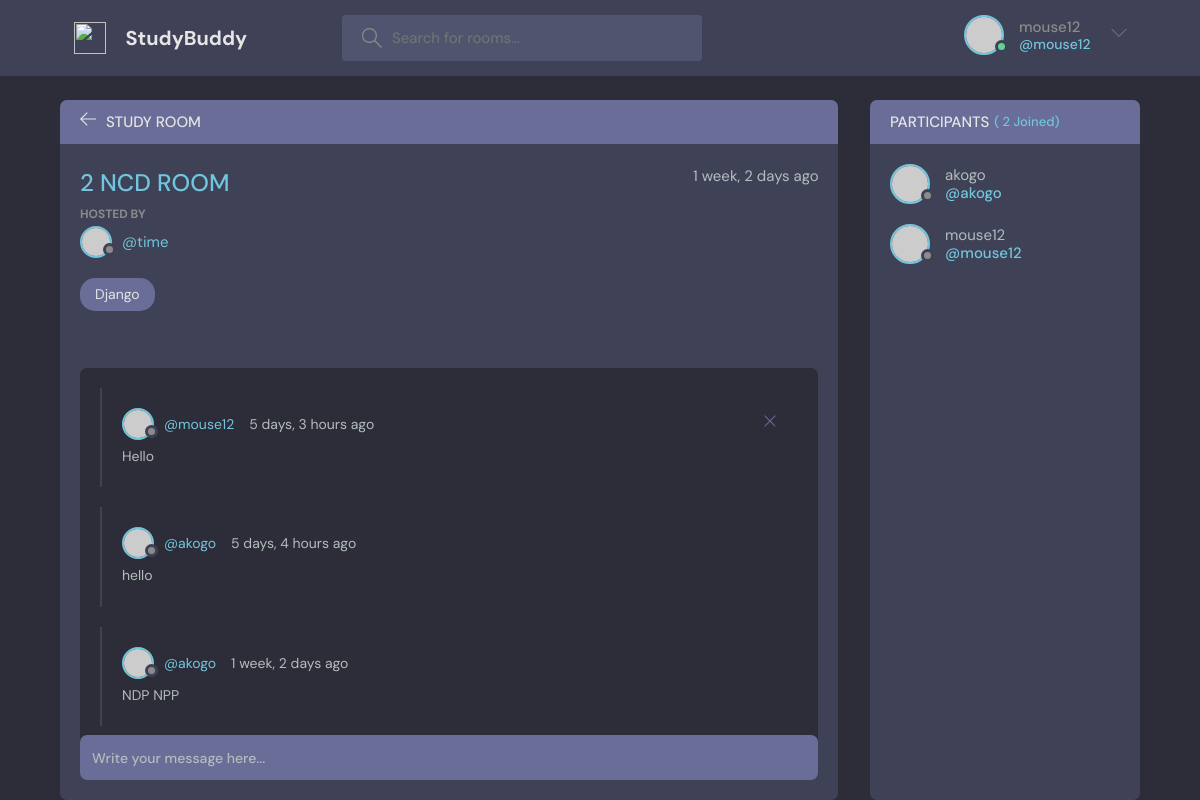
Screenshot of /room/10/ (signed in) with the database file from the repository.
### base/models.py (models this page shows, shortened)
class Room(models.Model):
    host =models.ForeignKey(User, on_delete=models.SET_NULL, null=True)
    topic = models.ForeignKey(Topic , on_delete=models.SET_NULL,null=True)
    name = models.CharField(max_length=50)
    description = models.TextField(null=True,blank=True)
    participants = models.ManyToManyField(User,related_name='participants',blank=True)
    updates = models.DateTimeField(auto_now=True) # every time we updates
    created = models.DateTimeField(auto_now_add=True) # save only once
    class Meta:
        ordering = ['-updates','-created']

class Topic(models.Model):
    name = models.CharField(max_length=100)
    def __str__(self):
        return self.name

class Message(models.Model):
    user = models.ForeignKey(User, on_delete=models.CASCADE)
    room = models.ForeignKey(Room,on_delete=models.CASCADE)
    body = models.TextField()
    updates = models.DateTimeField(auto_now=True) # every time we updates
    created = models.DateTimeField(auto_now_add=True) # save only once
    class Meta:
        ordering = ['-updates','-created']

### base/views.py (the view, shortened to what this page needs)
# urls.py: path("room/<str:pk>/", views.room, name="room"),
def room(request,pk):
    room = Room.objects.get(id =pk)
    room_messages = room.message_set.all().order_by('-created')
    participants = room.participants.all()
    context = {'room':room,'room_messages':room_messages,'participants':participants}
    return render(request, 'base/room.html',context)

### base/templates/base/room.html (shortened to what this page needs)
{% extends "main.html" %}
{% block content %}
    <main class="profile-page layout layout--2">
      <div class="container">
        <div class="room">
          <div class="room__top">
            <div class="room__topLeft">
              <a href="{{request.META.HTTP_REFERER}}">
                <svg version="1.1" xmlns="http://www.w3.org/2000/svg" width="32" height="32" viewBox="0 0 32 32">
                  <title>arrow-left</title>
                  <path
                    d="M13.723 2.286l-13.723 13.714 13.719 13.714 1.616-1.611-10.96-10.96h27.625v-2.286h-27.625l10.965-10.965-1.616-1.607z"
                  ></path>
                </svg>
              </a>
              <h3>Study Room</h3>
            </div>
          </div>
          <div class="room__box scroll">
            <div class="room__header scroll">
              <div class="room__info">
                <h3>{{room.name}}</h3>
                <span>{{room.created|timesince}} ago</span>
              </div>
              <div class="room__hosted">
                <p>Hosted By</p>
                <a href="{% url  'user-profile' room.host.id %}" class="room__author">
                  <div class="avatar avatar--small">
                    <img src="https://randomuser.me/api/portraits/men/37.jpg" />
                  </div>
                  <span>@{{room.host.username}}</span>
                </a>
              </div>
              <span class="room__topics">{{room.topic}}</span>
            </div>
            <div class="room__conversation">
              <div class="threads scroll">
            {% for  message in room_messages %}
            <div class="thread">
              <div class="thread__top">
                <div class="thread__author">
                  <a href="{% url 'user-profile' message.user.id}" class="thread__authorInfo">
                    <div class="avatar avatar--small">
                      <img src="https://randomuser.me/api/portraits/men/37.jpg" />
                    </div>
                    <span>@{{message.user.username}}</span>
                  </a>
                  <span class="thread__date">{{message.created|timesince}} ago</span>
                </div>
              {% if request.user == message.user%}
              <a href="{% url 'delete-message' message.id%}">
                <div class="thread__delete">
                  <svg version="1.1" xmlns="http://www.w3.org/2000/svg" width="32" height="32" viewBox="0 0 32 32">
                    <title>remove</title>
                    <path
                      d="M27.314 6.019l-1.333-1.333-9.98 9.981-9.981-9.981-1.333 1.333 9.981 9.981-9.981 9.98 1.333 1.333 9.981-9.98 9.98 9.98 1.333-1.333-9.98-9.98 9.98-9.981z"
                    ></path>
                  </svg>
                </div>
              </a>
              </div>
              <div class="thread__details">
                {{message.body}}
              </div>
            </div>
            {% endfor %}
              </div>
            </div>
          </div>
          <div class="room__message">
            <form action="#"><input name="" placeholder="Write your message here..." /></form>
          </div>
        </div>
        <div class="participants">
          <h3 class="participants__top">Participants <span>( {{participants.count}} Joined)</span></h3>
          <div class="participants__list scroll">
            {% for user in participants  %}
            <a href="{% url 'user-profile' user.id %}" class="participant">
              <div class="avatar avatar--medium">
                <img src="https://randomuser.me/api/portraits/men/37.jpg" />
              </div>
              <p>
                {{user.username}}
                <span>@{{user.username}}</span>
              </p>
            </a>
            {% endfor%}
          </div>
        </div>
      </div>
    </main>
{% endblock content%}

### templates/navbar.html (shortened to what this page needs)
{% load static %}
<header class="header header--loggedIn">
    <div class="container">
      <a href="{% url 'home' %}" class="header__logo">
        <img src="{% static 'images/logo.svg' %}" />
        <h1>StudyBuddy</h1>
      </a>
      <form class="header__search" method="GET" accept="{ % url 'home' %}">
        <label>
          <input name="q" placeholder="Search for rooms..." />
        </label>
      </form>
      <nav class="header__menu">
        {% if request.user.is_authenticated %}
        <div class="header__user">
          <a href="{% url 'update-user'%}">
            <div class="avatar avatar--medium active">
              <img src="https://randomuser.me/api/portraits/men/37.jpg" />
            </div>
            <p>{{user.username }} <span>@{{request.user.username}}</span></p>
          </a>
          <button class="dropdown-button">
            <svg version="1.1" xmlns="http://www.w3.org/2000/svg" width="32" height="32" viewBox="0 0 32 32">
              <title>chevron-down</title>
              <path d="M16 21l-13-13h-3l16 16 16-16h-3l-13 13z"></path>
            </svg>
          </button>
        </div>
        {%else%}
        <a href="{% url 'login'%}">
          <img src="{% static 'images/avatar.svg' %}" />
          <p>Login</p>
        </a>
{%endif%}
      </nav>
    </div>
  </header>

### rows the page displays
Room: name "2 NCD ROOM", created "1 week, 2 days", host.username "time", topic "Django"
Message: user.username "mouse12", created "5 days, 3 hours", body "Hello"
Message: user.username "akogo", created "5 days, 4 hours", body "hello"
Message: user.username "akogo", created "1 week, 2 days", body "NDP NPP"

### other values shown
{{ user.username }} "mouse12"
{{ request.user.username }} "mouse12"
{{ participants.count }} "2"
{{ user.username }} "akogo"
